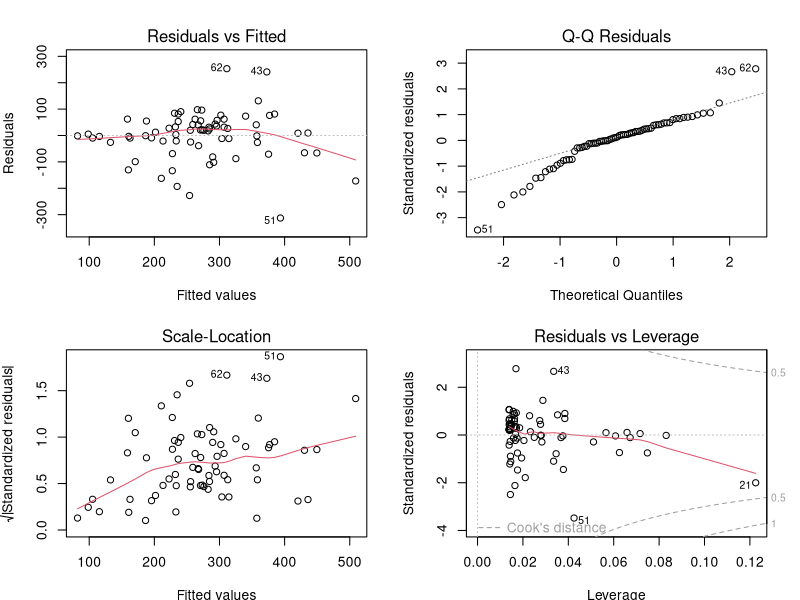
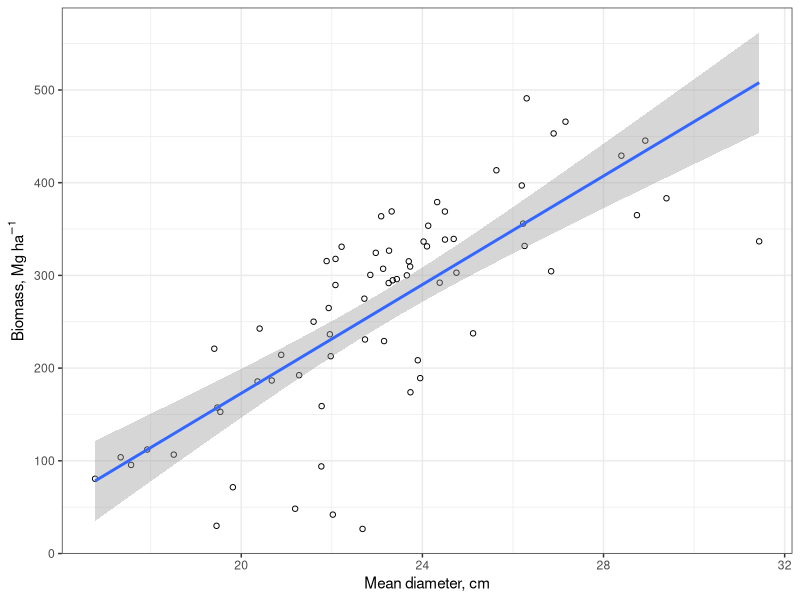
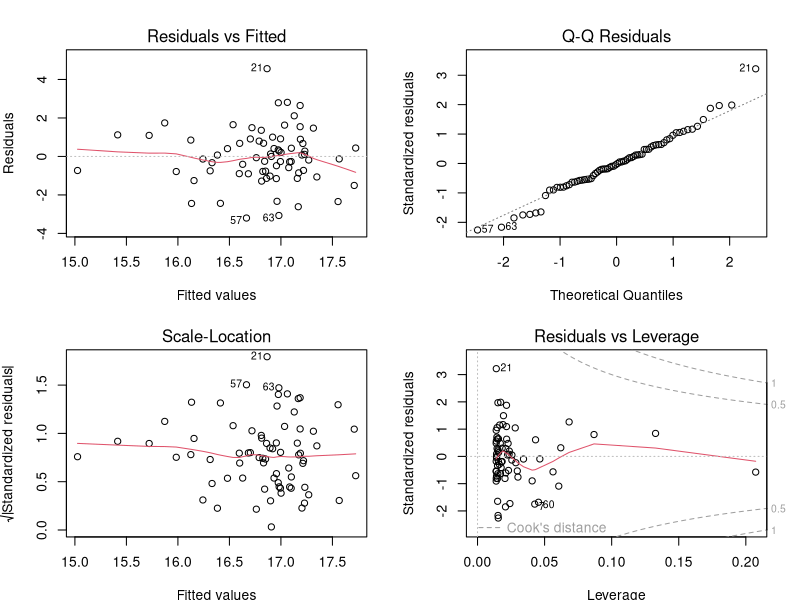
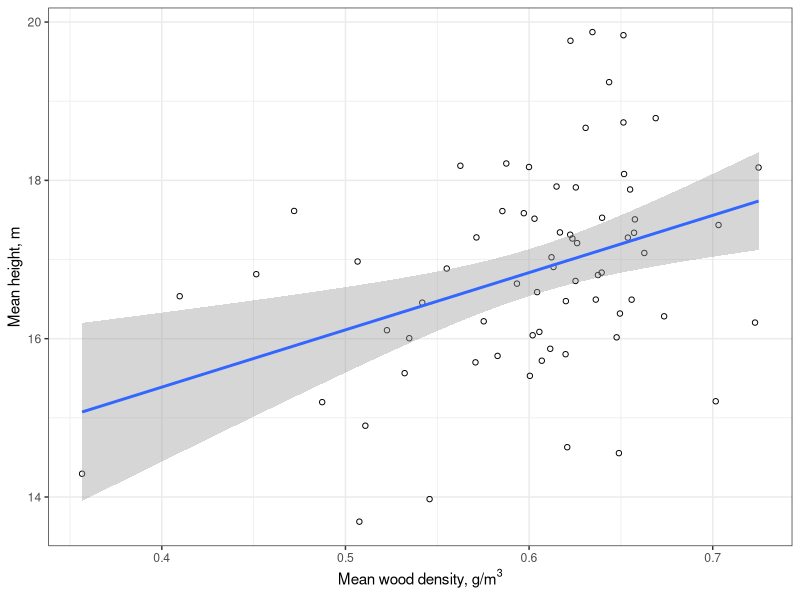
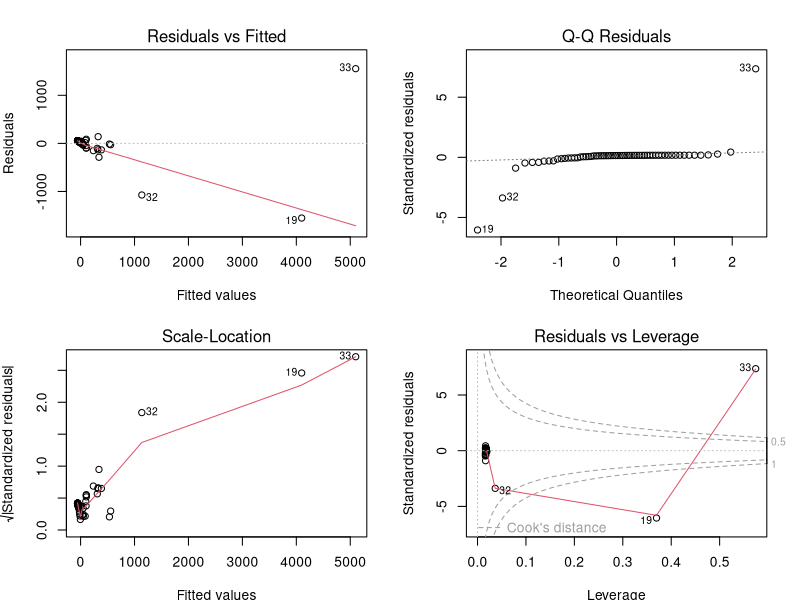
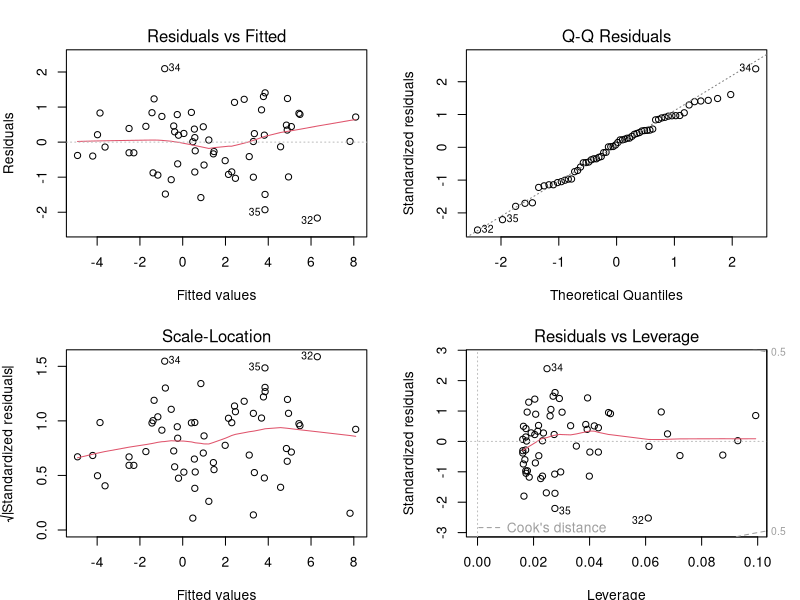
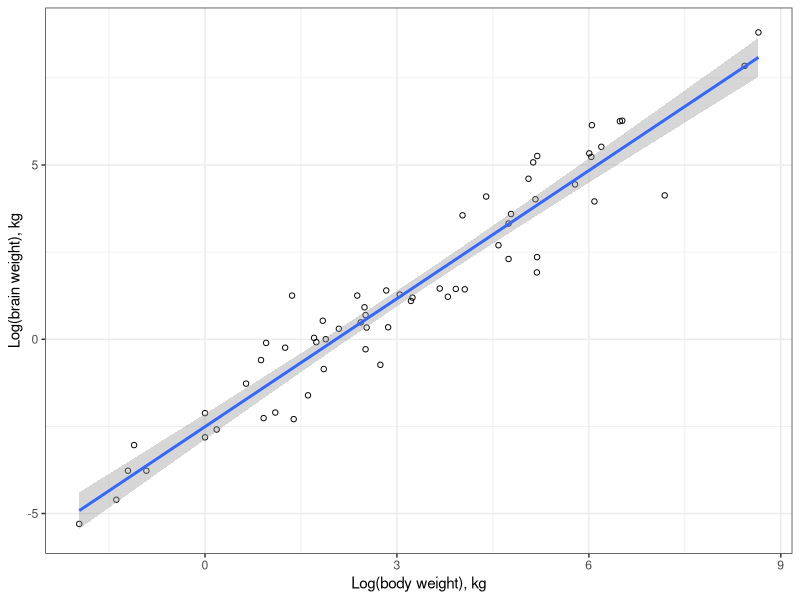

Write the R code that produced these figures, in order.
## ---- chunk 1

library(here)
tdat <- read.csv(file = here("labs/lab6 linear models/TreePlots_Lab6.csv"), header = TRUE)

lm1 <- lm(AGBH.Mg.ha ~ mDBH.cm, data = tdat)
summary(lm1)
## ---- chunk 2
par(mfrow=c(2,2), mar = c(3.8, 4, 3, 2))
plot(lm1)
## ---- chunk 3
lm1.c <- with(tdat[-c(43,51,62), ], lm(AGBH.Mg.ha ~ mDBH.cm))
summary(lm1.c)$r.squared
coef(lm1.c)
## ---- chunk 4
require(ggplot2)
tdat1 <- tdat[-c(43,51,62), ]
ggplot(tdat1, aes(x = mDBH.cm, y = AGBH.Mg.ha)) +
  geom_point(shape = 1) +
  geom_smooth(method = lm) +
  xlab("Mean diameter, cm") +
  ylab(expression(paste("Biomass, Mg ", ha^-1))) +
  theme_bw()
## ---- chunk 5
lm2 <- lm(mH.m ~ mWD.g.m3, data = tdat)
summary(lm2)
## ---- chunk 6
par(mfrow=c(2,2), mar = c(3.8, 4, 3, 2))
plot(lm2)
## ---- chunk 7
lm2.c <- with(tdat[-c(21,57,63), ], lm(mH.m ~ mWD.g.m3))
summary(lm2.c)$r.squared
coef(lm2.c)
## ---- chunk 8
require(ggplot2)
tdat2 <- tdat[-c(21,57,63), ]
ggplot(tdat2, aes(x = mWD.g.m3, y = mH.m)) +
  geom_point(shape = 1) +
  geom_smooth(method = lm) +
  xlab(expression(paste("Mean wood density, g/", m^3))) +
  ylab("Mean height, m") +
  theme_bw()
## ---- chunk 9
df <- read.table(file = here("labs/lab6 linear models/Brain_Weight_Body_Weight.txt"), header = TRUE)

lm3 <- lm(BrainWeight ~ BodyWeight, data = df)
summary(lm3)
## ---- chunk 10
par(mfrow=c(2,2), mar = c(3.8, 4, 3, 2))
plot(lm3)
## ---- chunk 11
lm3.log <- lm(log(BrainWeight) ~ log(BodyWeight), data = df)
par(mfrow=c(2,2), mar = c(3.8, 4, 3, 2))
plot(lm3.log)

summary(lm3.log)$r.squared
coef(lm3.log)
## ---- chunk 12
require(ggplot2)

ggplot(df, aes(x = log(BodyWeight), y = log(BrainWeight))) +
  geom_point(shape = 1) +
  geom_smooth(method = lm) +
  xlab("Log(body weight), kg") +
  ylab("Log(brain weight), kg") +
  theme_bw()
